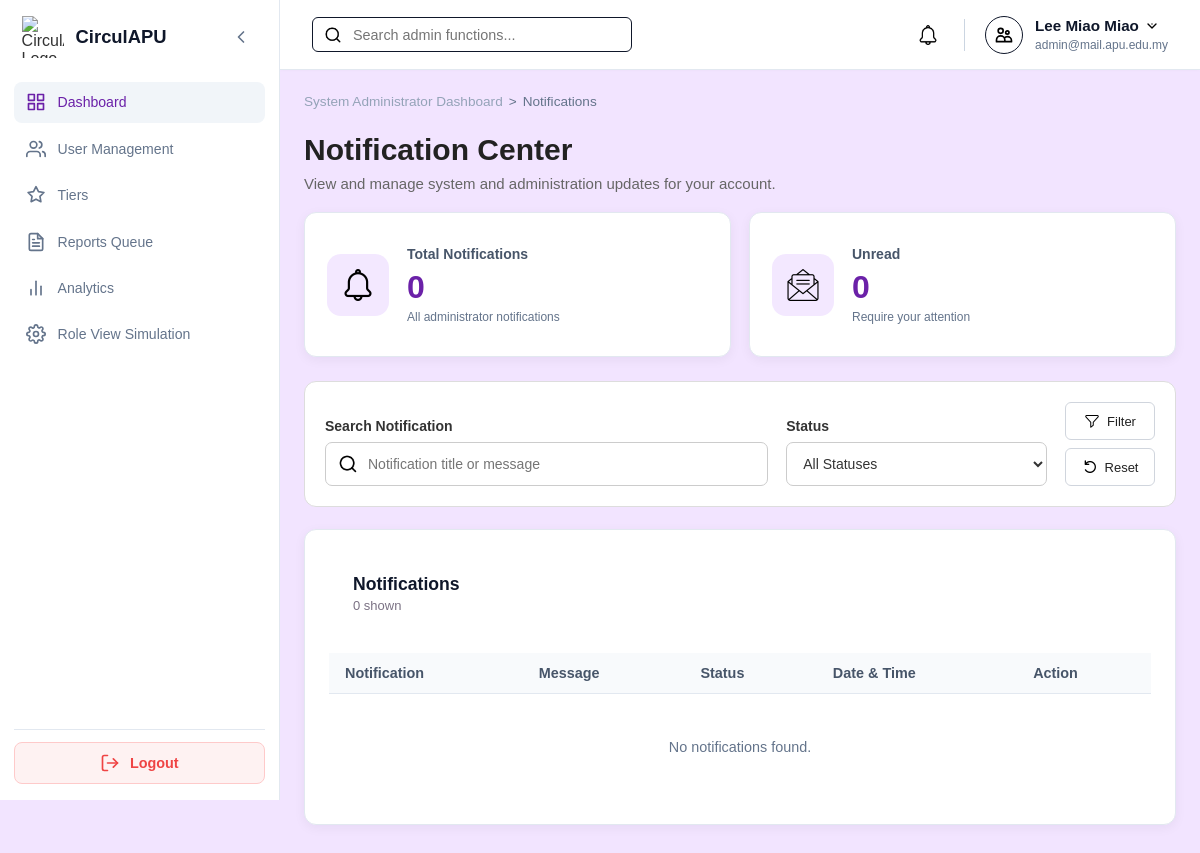
/Admin/admin_notifications.php (signed in), run on an earlier commit of the app's database.
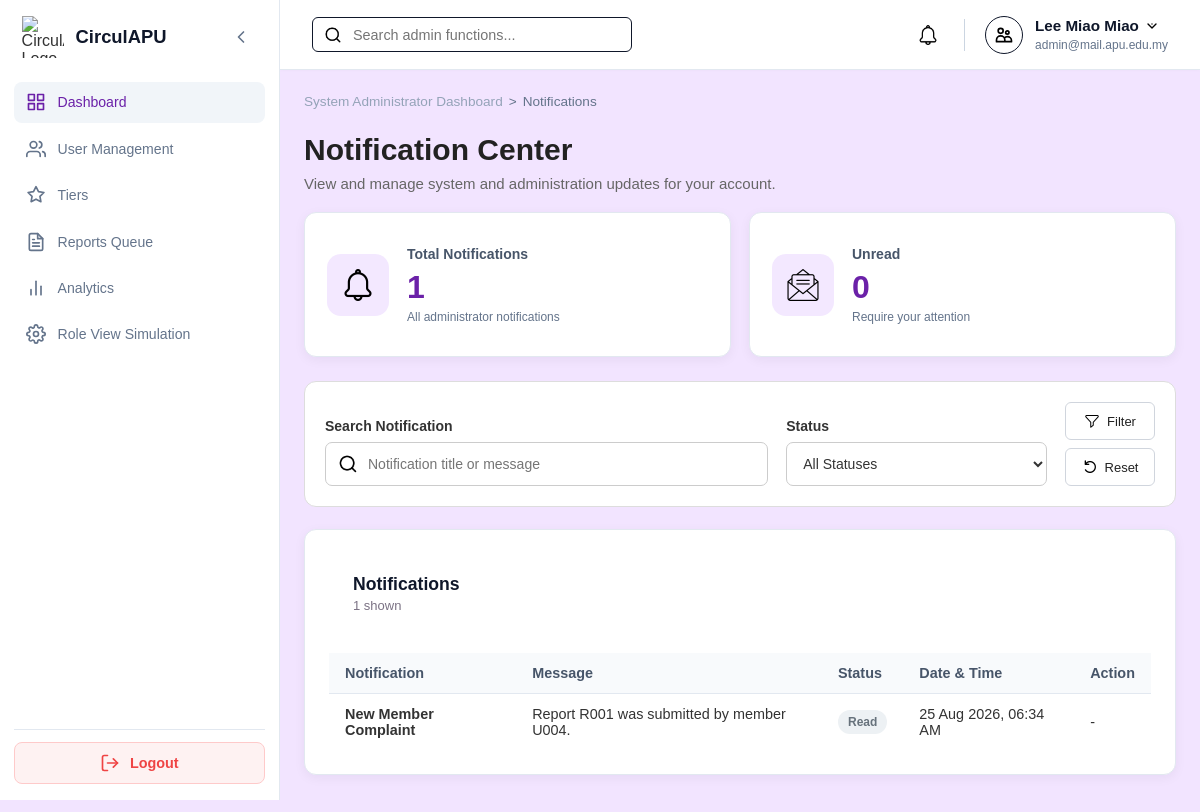
And on a later commit of the database.
### tables this page shows
CREATE TABLE `notification` (
  `notificationID` varchar(10) NOT NULL,
  `userID` varchar(10) NOT NULL,
  `title` varchar(100) NOT NULL,
  `content` varchar(255) NOT NULL,
  `status` enum('Read','Unread') NOT NULL DEFAULT 'Unread',
  `createdDate` timestamp NOT NULL DEFAULT current_timestamp()
);

### Admin/admin_notifications.php (the view, shortened to what the changed rows need)
<?php
require_once '../db.php';
function e($value): string {
    return htmlspecialchars((string) $value, ENT_QUOTES, 'UTF-8');
}
$adminID = (string) $_SESSION['user_id'];
$notifications = [];
$total = $unread = 0;
try {
    $conn->set_charset('utf8mb4');
    $stmt = $conn->prepare("SELECT COUNT(*) total, COALESCE(SUM(status='Unread'), 0) unread FROM notification WHERE userID=?");
    $stmt->bind_param('s', $adminID);
    $stmt->execute();
    $counts = $stmt->get_result()->fetch_assoc();
    $total = (int) ($counts['total'] ?? 0);
    $sql = 'SELECT notificationID,title,content,status,createdDate FROM notification WHERE userID=?';
    $types = 's';
    $params = [$adminID];
    $sql .= ' ORDER BY createdDate DESC, notificationID DESC';
    $stmt = $conn->prepare($sql);
    $stmt->bind_param($types, ...$params);
    $stmt->execute();
    $notifications = $stmt->get_result()->fetch_all(MYSQLI_ASSOC);
} catch (Throwable $exception) {
    error_log('Unable to load admin notifications: ' . $exception->getMessage());
    $error = 'Unable to load notifications. Please try again.';
}
?>
<!DOCTYPE html>
<html lang="en">
<head>
    <link rel="stylesheet" href="../style.css">
    <link rel="stylesheet" href="admin_style.css">
</head>
<body class="role-admin">
<div class="dashboard-container">
<div class="main-content">
<main class="page-body admin-notification-page">
    <section class="management-heading">
        <h1>Notification Center</h1>
    </section>
    <section class="stats-grid admin-notification-stats">
        <a href="admin_notifications.php" class="stat-card">
            <div class="stat-content"><h3>Total Notifications</h3><strong class="stat-value"><?= $total ?></strong><p class="stat-description">All administrator notifications</p></div>
        </a>
    </section>
    <section class="content-card admin-notification-list">
        <div class="card-header">
            <div><h2>Notifications</h2><p class="admin-notification-count"><?= count($notifications) ?> shown</p></div>
        </div>
        <div class="table-wrapper">
            <table class="data-table admin-notification-table">
                <thead><tr><th>Notification</th><th>Message</th><th>Status</th><th>Date &amp; Time</th><th>Action</th></tr></thead>
                <tbody>
                <?php if (!$notifications): ?>
                    <tr><td colspan="5" class="dashboard-empty-state">No notifications found.</td></tr>
                <?php else: foreach ($notifications as $notification): ?>
                    <tr class="<?= $notification['status'] === 'Unread' ? 'notification-unread' : '' ?>">
                        <td data-label="Notification"><strong><?= e($notification['title']) ?></strong></td>
                        <td data-label="Message"><?= e($notification['content']) ?></td>
                        <td data-label="Status"><span class="admin-notification-status <?= strtolower(e($notification['status'])) ?>"><?= e($notification['status']) ?></span></td>
                        <td data-label="Date &amp; Time"><?= e(date('d M Y, h:i A', strtotime($notification['createdDate']))) ?></td>
                        <td data-label="Action">
                            <?php if ($notification['status'] === 'Unread'): ?>
                            <form method="POST">
                                <input type="hidden" name="action" value="mark_read">
                                <input type="hidden" name="notificationID" value="<?= e($notification['notificationID']) ?>">
                                <button type="submit" class="management-action-btn" title="Mark as read"><img src="../assets/icons/mark_as_read.png" alt="Mark as read"></button>
                            </form>
                            <?php else: ?>-<?php endif; ?>
                        </td>
                    </tr>
                <?php endforeach; endif; ?>
                </tbody>
            </table>
        </div>
    </section>
</main>
</div>
</div>
</body>
</html>

What changed in the data, as far as the page shows it:
added notification: title "New Member Complaint", content "Report R001 was submitted by member U004.", status "Read", createdDate "25 Aug 2026, 06:34 AM"
Also different on the page:
$total: "0" → "1"
count($notifications): "0" → "1"
text no longer shown: "No notifications found."
